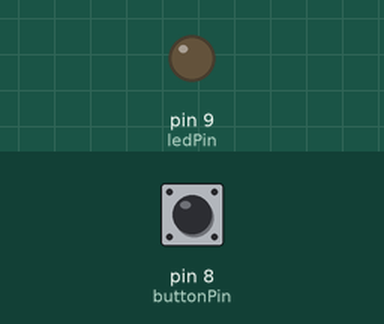
Bench run of a sketch on a simulated Arduino Uno, built with avr-gcc and run on an emulated ATmega328P. Parts: output pins drawn as LEDs (lit = HIGH). The test bench sets the inputs (shaded band); at power-on: pin 8 (buttonPin) HIGH.

Above: at 1.2 s.
1.3 s: pin 8 (buttonPin) pulled LOW for 0.15 s
At 1.37 s:
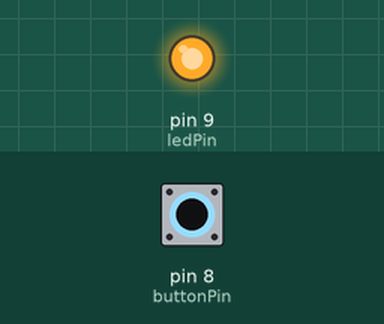
2.9 s: pin 8 (buttonPin) pulled LOW for 3.2 s
At 7.4 s:
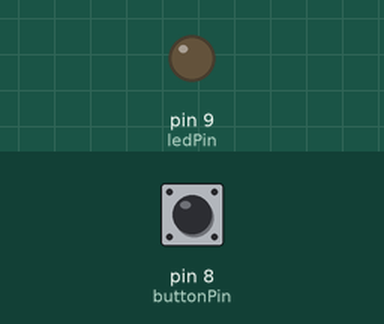
Timing chart, 0 to 8.9 s (numbered marks = the images above; inputs shaded):
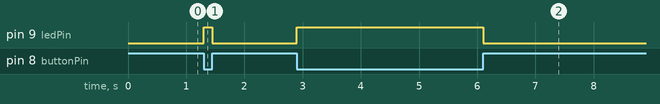

The sketch:

05_buttonPullup.ino
```cpp
// This sketch turns on an LED attached to pin 9 when a button attached to pin 8 is pressed (make sure to use a current limiting resistor!)
// Nicholas Schwankl - 9/7/2020

#define ledPin      9
#define buttonPin   8

void setup() {

  pinMode(ledPin, OUTPUT);
  pinMode(buttonPin, INPUT_PULLUP);           // Set the button as an input with built-in pull-up resistor

}

void loop() {

  if( digitalRead(buttonPin) != HIGH ){       // Since the button is pulled up it must be inverted before comparing
    digitalWrite(ledPin, HIGH);
  }else{
    digitalWrite(ledPin, LOW);
  }

}
```

Measured:
- after the input at 1.3 s, pin 9 (ledPin): LOW → HIGH at once, → LOW 0.15 s later
- after the input at 2.9 s, pin 9 (ledPin): LOW → HIGH at once, → LOW 3.2 s later
